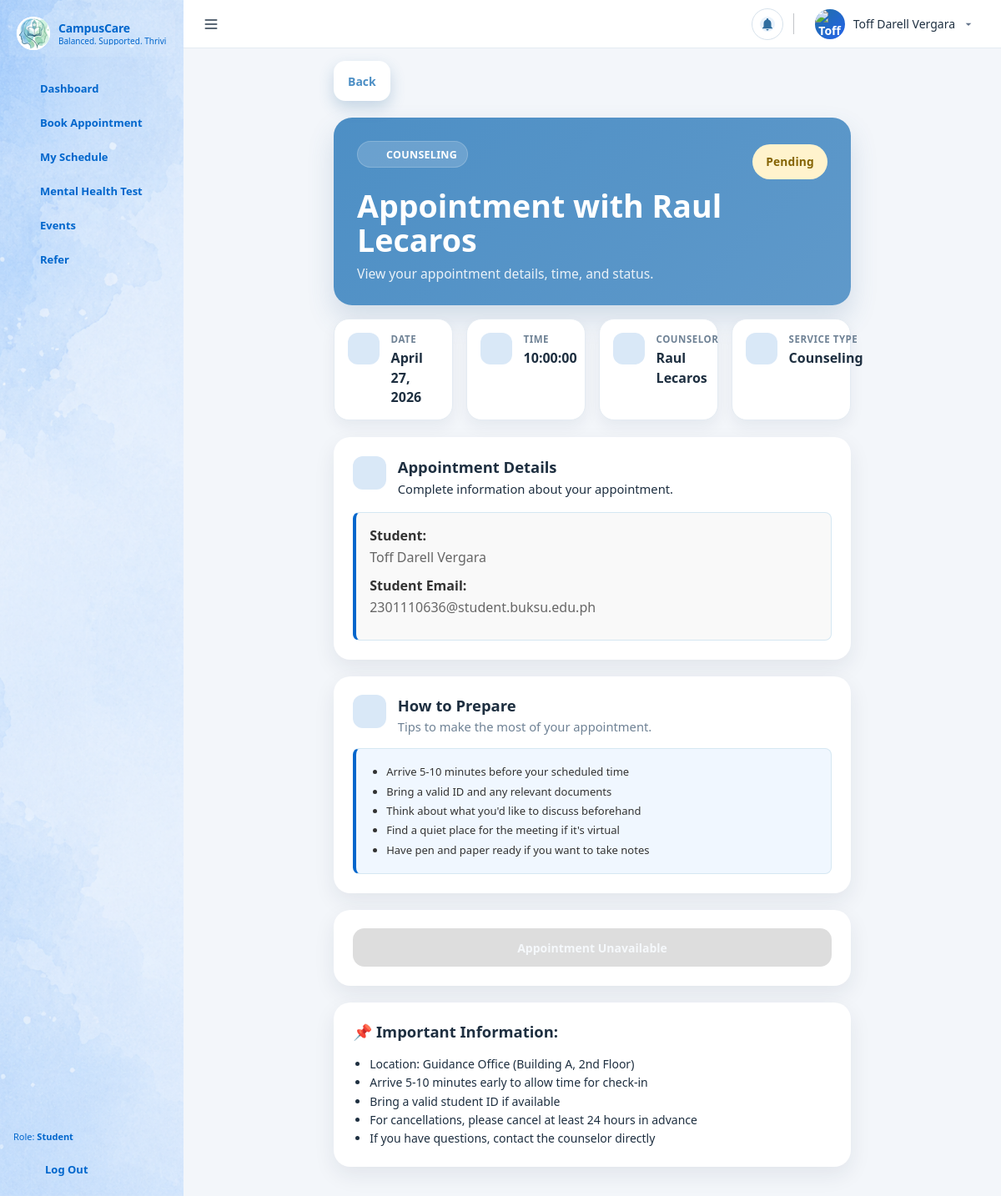
Screenshot of /php-frontend/pages/appointments/appointment_detail.php?id=12 (signed in) with the database file from the repository.
### tables this page shows
CREATE TABLE `appointments` (
  `id` int(10) UNSIGNED NOT NULL,
  `student_user_id` int(10) UNSIGNED NOT NULL,
  `counselor_user_id` int(10) UNSIGNED DEFAULT NULL,
  `service_id` smallint(5) UNSIGNED NOT NULL,
  `appointment_date` date NOT NULL,
  `appointment_time` time NOT NULL,
  `status_id` tinyint(3) UNSIGNED NOT NULL,
  `approved_by_user_id` int(11) DEFAULT NULL,
  `approved_at` datetime DEFAULT NULL,
  `notes` text DEFAULT NULL,
  `created_at` datetime NOT NULL DEFAULT current_timestamp(),
  `updated_at` datetime NOT NULL DEFAULT current_timestamp() ON UPDATE current_timestamp()
);

CREATE TABLE `users` (
  `id` int(10) UNSIGNED NOT NULL,
  `full_name` varchar(120) NOT NULL,
  `student_id` varchar(100) DEFAULT NULL COMMENT 'Institution-assigned ID (unique)',
  `student_number` varchar(50) DEFAULT NULL COMMENT 'Legacy field, deprecated in favor of student_id',
  `email` varchar(150) NOT NULL,
  `avatar_path` varchar(255) DEFAULT NULL,
  `college` varchar(150) DEFAULT NULL,
  `program` varchar(150) DEFAULT NULL,
  `password_hash` varchar(255) NOT NULL,
  `role_id` tinyint(3) UNSIGNED NOT NULL,
  `account_status_id` tinyint(3) UNSIGNED NOT NULL,
  `last_login_at` timestamp NULL,
  `last_login_ip` varchar(45) DEFAULT NULL,
  `login_attempt_count` int DEFAULT 0,
  `locked_until` timestamp NULL,
  `created_at` datetime NOT NULL DEFAULT current_timestamp(),
  `updated_at` datetime NOT NULL DEFAULT current_timestamp() ON UPDATE current_timestamp()
);

### php-frontend/includes/auth.php (called while the page is built, shortened)
<?php
function normalizeRole($role) {
    return $role;
}
?>

### php-frontend/pages/appointments/appointment_detail.php (the view, shortened to what this page needs)
<?php
require_once __DIR__ . "/../../includes/auth.php";
require_once __DIR__ . "/../../includes/db.php";
$userId = intval($_SESSION["user_id"] ?? 0);
$appointmentId = isset($_GET["id"]) ? intval($_GET["id"]) : 0;
$appointmentColumns = [];
$appointmentColsRes = $conn->query("SHOW COLUMNS FROM appointments");
if ($appointmentColsRes) {
    while ($col = $appointmentColsRes->fetch_assoc()) {
        $appointmentColumns[$col["Field"]] = true;
    }
}
$studentFkColumn = isset($appointmentColumns["student_user_id"]) ? "student_user_id"
    : (isset($appointmentColumns["user_id"]) ? "user_id" : null);
$counselorFkColumn = isset($appointmentColumns["counselor_user_id"]) ? "counselor_user_id" : null;
$hasLegacyCounselorName = isset($appointmentColumns["counselor"]);
$studentJoinCondition = $studentFkColumn !== null ? "a.`{$studentFkColumn}` = u.id" : "1 = 0";
$studentIdSelect = $studentFkColumn !== null
    ? "a.`{$studentFkColumn}` AS appointment_student_id"
    : "NULL AS appointment_student_id";
$counselorNameSelect = $counselorFkColumn !== null
    ? "c.full_name AS counselor_name_db"
    : ($hasLegacyCounselorName ? "a.counselor AS counselor_name_db" : "NULL AS counselor_name_db");
$counselorJoinSql = $counselorFkColumn !== null
    ? "LEFT JOIN users c ON a.`{$counselorFkColumn}` = c.id"
    : "";
$appointmentQuery = "
    SELECT a.*, {$studentIdSelect}, {$counselorNameSelect}, u.full_name AS student_name, u.email AS student_email, u.id AS student_id
    FROM appointments a
    LEFT JOIN users u ON {$studentJoinCondition}
    {$counselorJoinSql}
    WHERE a.id = ?
";
$appointmentStmt = $conn->prepare($appointmentQuery);
$appointmentStmt->bind_param("i", $appointmentId);
$appointmentStmt->execute();
$appointment = $appointmentStmt->get_result()->fetch_assoc();
$appointmentStudentId = intval($appointment["appointment_student_id"] ?? ($appointment["user_id"] ?? ($appointment["student_user_id"] ?? 0)));
$appointmentCounselorName = trim((string) ($appointment["counselor_name_db"] ?? ($appointment["counselor"] ?? "")));
$appointmentDate = new DateTime($appointment["appointment_date"]);
$dateStr = $appointmentDate->format("F j, Y");
$timeStr = $appointment["appointment_time"] ?? "Not specified";
$service = htmlspecialchars($appointment["service"] ?? "Counseling");
$counselor = htmlspecialchars($appointmentCounselorName !== "" ? $appointmentCounselorName : "Not assigned");
$status = htmlspecialchars($appointment["status"] ?? "Pending");
$currentTime = time();
$appointmentDateTime = strtotime($appointment["appointment_date"] . " " . $appointment["appointment_time"]);
$hasAppointmentPassed = $currentTime > $appointmentDateTime;
function getStatusBadgeClass($status) {
    $classes = [
        "Pending" => "status-pending",
        "Approved" => "status-approved",
        "Cancelled" => "status-cancelled",
        "Rejected" => "status-cancelled",
        "Completed" => "status-completed",
    ];
    return $classes[$status] ?? "status-pending";
}
require_once __DIR__ . "/../../includes/header.php";
require_once __DIR__ . "/../../includes/sidebar.php";
?>
<main class="main">
    <div class="topbar">
        <button class="menu-toggle" type="button" aria-label="Sidebar">
            <span class="menu-lines"></span>
        </button>
        <?php require_once __DIR__ . "/../../includes/topbar_user_dropdown.php"; ?>
    </div>
    <div class="content appointment-detail-root">
        <div class="event-detail-page">
            <?php
                $defaultBack = ($role === 'Counselor' || $role === 'Administrator')
                    ? '/campuscare-api/php-frontend/pages/appointments/schedule.php'
                    : '/campuscare-api/php-frontend/pages/appointments/book_appointment.php';
                $backUrl = $defaultBack;
                if (!empty($_GET['return_to'])) {
                    $backUrl = $_GET['return_to'];
                } elseif (!empty($_SERVER['HTTP_REFERER']) && strpos($_SERVER['HTTP_REFERER'], '/campuscare-api/') !== false) {
                    $backUrl = $_SERVER['HTTP_REFERER'];
                }
            ?>
            <a href="<?php echo htmlspecialchars($backUrl); ?>" class="btn btn-outline event-back-link">
                Back
            </a>
            <header class="event-detail-header">
                <div class="event-detail-header-main">
                    <div class="event-detail-kicker">
                        <span class="event-detail-kicker-icon"><?php echo sidebarIconSvg("calendar"); ?></span>
                        <span><?php echo $service; ?></span>
                    </div>
                    <h1 class="event-detail-title">Appointment with <?php echo $counselor; ?></h1>
                    <p class="event-detail-subtitle">View your appointment details, time, and status.</p>
                </div>
                <div class="event-detail-status">
                    <span class="status-badge <?php echo getStatusBadgeClass($status); ?>">
                        <?php echo $status; ?>
                    </span>
                </div>
            </header>
            <section class="event-detail-meta-grid">
                <div class="event-meta-card">
                    <span class="event-meta-icon"><?php echo sidebarIconSvg("calendar"); ?></span>
                    <div>
                        <span class="event-meta-label">Date</span>
                        <span class="event-meta-value"><?php echo htmlspecialchars($dateStr); ?></span>
                    </div>
                </div>
                <div class="event-meta-card">
                    <span class="event-meta-icon"><?php echo sidebarIconSvg("clock"); ?></span>
                    <div>
                        <span class="event-meta-label">Time</span>
                        <span class="event-meta-value"><?php echo htmlspecialchars($timeStr); ?></span>
                    </div>
                </div>
                <div class="event-meta-card">
                    <span class="event-meta-icon"><?php echo sidebarIconSvg("user"); ?></span>
                    <div>
                        <span class="event-meta-label">Counselor</span>
                        <span class="event-meta-value"><?php echo $counselor; ?></span>
                    </div>
                </div>
                <div class="event-meta-card">
                    <span class="event-meta-icon"><?php echo sidebarIconSvg("briefcase"); ?></span>
                    <div>
                        <span class="event-meta-label">Service Type</span>
                        <span class="event-meta-value"><?php echo $service; ?></span>
                    </div>
                </div>
            </section>
            <section class="event-detail-description">
                <div class="section-heading">
                    <span class="section-heading-icon"><?php echo sidebarIconSvg("message"); ?></span>
                    <div>
                        <h2>Appointment Details</h2>
                        <p class="section-heading-subtext">Complete information about your appointment.</p>
                    </div>
                </div>
                <div class="appointment-info-card">
                    <div class="appointment-info-row">
                        <strong class="appointment-info-label">Student:</strong>
                        <span class="appointment-info-value"><?php echo htmlspecialchars($appointment["student_name"]); ?></span>
                    </div>
                    <div class="appointment-info-row">
                        <strong class="appointment-info-label">Student Email:</strong>
                        <span class="appointment-info-value"><?php echo htmlspecialchars($appointment["student_email"]); ?></span>
                    </div>
                </div>
            </section>
            <?php if ($role === "Student" && $userId === $appointmentStudentId): ?>
            <section class="appointment-section">
                <div class="section-heading">
                    <span class="section-heading-icon"><?php echo sidebarIconSvg("clipboard"); ?></span>
                    <div>
                        <h2>How to Prepare</h2>
                        <p class="section-heading-subtext">Tips to make the most of your appointment.</p>
                    </div>
                </div>
                <div class="appointment-prep-card">
                    <ul class="appointment-prep-list">
                        <li>Arrive 5-10 minutes before your scheduled time</li>
                        <li>Bring a valid ID and any relevant documents</li>
                        <li>Think about what you'd like to discuss beforehand</li>
                        <li>Find a quiet place for the meeting if it's virtual</li>
                        <li>Have pen and paper ready if you want to take notes</li>
                    </ul>
                </div>
            </section>
            <?php endif; ?>
            <section class="event-detail-actions appointment-section">
                <?php if ($role === "Student" && $userId === $appointmentStudentId): ?>
                    <?php if (!$hasAppointmentPassed && $status !== "Cancelled"): ?>
                        <form method="POST" class="appointment-inline-form">
                            <input type="hidden" name="action" value="cancel">
                            <button type="submit" class="btn btn-outline btn-large" onclick="return confirm('Are you sure you want to cancel this appointment?');">
                                <?php echo sidebarIconSvg("x"); ?>
                                Cancel Appointment
                            </button>
                        </form>
                        <a href="/campuscare-api/php-frontend/pages/appointments/book_appointment.php" class="btn btn-primary btn-large">
                            <?php echo sidebarIconSvg("calendar"); ?>
                            Reschedule Appointment
                        </a>
                    <?php elseif ($status === "Cancelled" || $hasAppointmentPassed): ?>
                        <button class="btn btn-disabled btn-large" disabled>
                            Appointment Unavailable
                        </button>
                    <?php endif; ?>
                <?php endif; ?>
            </section>
            <section class="appointment-important-card appointment-section">
                <h3 class="appointment-important-title">📌 Important Information:</h3>
                <ul class="appointment-important-list">
                    <?php if ($role === "Student"): ?>
                        <li>Location: Guidance Office (Building A, 2nd Floor)</li>
                        <li>Arrive 5-10 minutes early to allow time for check-in</li>
                        <li>Bring a valid student ID if available</li>
                        <li>For cancellations, please cancel at least 24 hours in advance</li>
                        <li>If you have questions, contact the counselor directly</li>
                    <?php endif; ?>
                </ul>
            </section>
        </div>
    </div>
</main>

### rows the page displays
appointments: users.full_name "Raul Lecaros", appointment_date "April 27, 2026", appointment_time "10:00:00", users.full_name "Toff Darell Vergara", users.email "2301110636@student.buksu.edu.ph"

### other values shown
$title "Dashboard"
$title "Book Appointment"
$title "My Schedule"
$title "Mental Health Test"
$title "Events"
$title "Refer"
$role "Student"
$topbarFullName !== "" ? $topbarFullName : "User" "Toff Darell Vergara"
$service "COUNSELING"
$status "Pending"
$service "Counseling"
